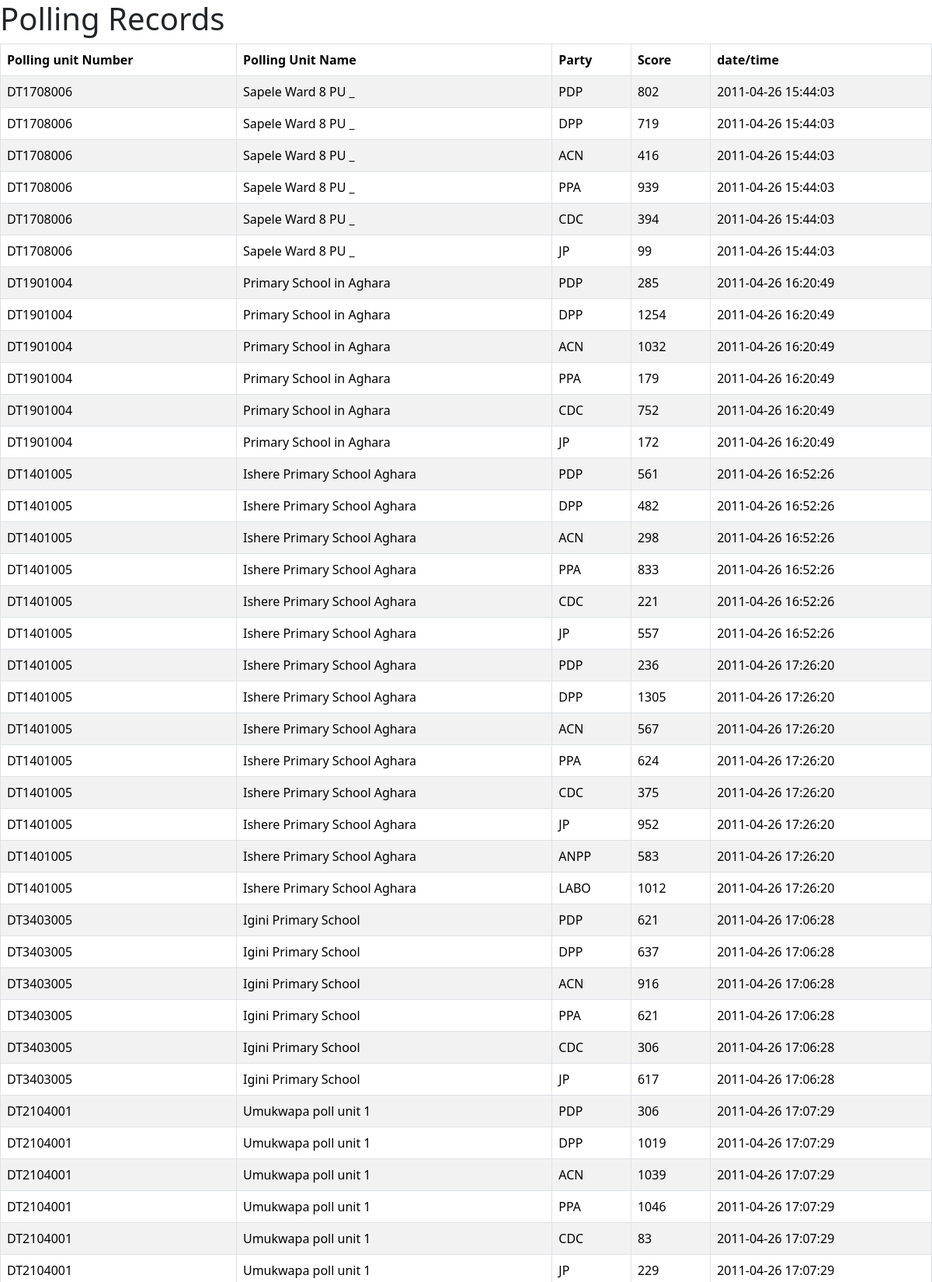
The page /q1 (upper part) on the database its author committed.
### main.py (models this page shows)
class PollingUnit(db.Model):
    __tablename__ = "polling_unit"
    uniqueid: Mapped[int] = mapped_column(Integer, primary_key=True)
    polling_unit_id: Mapped[int] = mapped_column(Integer, unique=True)
    ward_id: Mapped[int] = mapped_column(Integer, nullable=False)
    lga_id: Mapped[int] = mapped_column(Integer, nullable=False)
    uniquewardid: Mapped[int] = mapped_column(Integer, nullable=True)
    polling_unit_number: Mapped[str] = mapped_column(String, nullable=True)
    polling_unit_name: Mapped[str] = mapped_column(String, nullable=True)
    polling_unit_description: Mapped[str] = mapped_column(String, nullable=True)
    lat: Mapped[str] = mapped_column(String, nullable=True)
    long: Mapped[str] = mapped_column(String, nullable=True)
    entered_by_user: Mapped[str] = mapped_column(String, nullable=True)
    date_entered: Mapped[str] = mapped_column(String, nullable=True)
    user_ip_address: Mapped[str] = mapped_column(String, nullable=True)

class AnnouncedPuResult(db.Model):
    __tablename__ = "announced_pu_results"
    result_id: Mapped[int] = mapped_column(Integer, primary_key=True)
    polling_unit_uniqueid: Mapped[str] = mapped_column(String, nullable=False)
    party_abbreviation: Mapped[str] = mapped_column(String, nullable=False)
    party_score: Mapped[int] = mapped_column(Integer, nullable=False)
    entered_by_user: Mapped[str] = mapped_column(String, nullable=False)
    date_entered: Mapped[str] = mapped_column(String, nullable=False)
    user_ip_address: Mapped[str] = mapped_column(String, nullable=False)

### main.py (the view)
@app.route("/q1")
def q1():
    announced_pu = db.session.execute(db.select(AnnouncedPuResult)).scalars().all()
    available_pu = []
    for record in announced_pu:
        if int(record.polling_unit_uniqueid) not in available_pu:
            available_pu.append(int(record.polling_unit_uniqueid))
    available_pu.sort()
    print(available_pu)
    total_poll_rec = []
    for pu in available_pu:
        poll_unit = db.one_or_404(db.select(PollingUnit).filter_by(uniqueid=str(pu)))
        poll_unit_record = []
        for record in announced_pu:
            if record.polling_unit_uniqueid == str(pu):
                new_info = {"pu_num": poll_unit.polling_unit_number,
                            "pu_name": poll_unit.polling_unit_name,
                            "party": record.party_abbreviation,
                            "score":record.party_score,
                            "time":record.date_entered}
                poll_unit_record.append(new_info)
        total_poll_rec.append(poll_unit_record)
    print(total_poll_rec)
    return render_template("q1.html", total_poll_rec=total_poll_rec)

### templates/q1.html (shortened to what this page needs)
<!DOCTYPE html>
<html lang="en">
<head>
    <link href="https://cdn.jsdelivr.net/npm/bootstrap@5.3.3/dist/css/bootstrap.min.css" rel="stylesheet">
</head>
<body>
<h1>Polling Records</h1>
<table class="table table-striped table-bordered">
  <thead>
    <tr>
      <th scope="col">Polling unit Number</th>
      <th scope="col">Polling Unit Name</th>
      <th scope="col">Party</th>
      <th scope="col">Score</th>
      <th scope="col">date/time</th>
    </tr>
  </thead>
  <tbody>
  {% for pol_rec in total_poll_rec: %}
  {% for record in pol_rec: %}
    <tr>
      <td>{{record["pu_num"]}}</td>
      <td>{{record["pu_name"]}}</td>
      <td>{{record["party"]}}</td>
      <td>{{record["score"]}}</td>
      <td>{{record["time"]}}</td>
    </tr>
   {% endfor %}
   {% endfor %}
  </tbody>
</table>
</body>
</html>

### rows shown on the page
PollingUnit: pu_num "DT1708006" "DT1708006" "DT1708006" "DT1708006" "DT1708006" "DT1708006", pu_name "Sapele Ward 8 PU _" "Sapele Ward 8 PU _" "Sapele Ward 8 PU _" "Sapele Ward 8 PU _" "Sapele Ward 8 PU _" "Sapele Ward 8 PU _"
AnnouncedPuResult: party "PDP", score "802", time "2011-04-26 15:44:03"
AnnouncedPuResult: party "DPP", score "719", time "2011-04-26 15:44:03"
AnnouncedPuResult: party "ACN", score "416", time "2011-04-26 15:44:03"
AnnouncedPuResult: party "PPA", score "939", time "2011-04-26 15:44:03"
AnnouncedPuResult: party "CDC", score "394", time "2011-04-26 15:44:03"
AnnouncedPuResult: party "JP", time "2011-04-26 15:44:03"
PollingUnit: pu_num "DT1901004" "DT1901004" "DT1901004" "DT1901004" "DT1901004" "DT1901004", pu_name "Primary School in Aghara" "Primary School in Aghara" "Primary School in Aghara" "Primary School in Aghara" "Primary School in Aghara" "Primary School in Aghara"
AnnouncedPuResult: party "PDP", score "285", time "2011-04-26 16:20:49"
AnnouncedPuResult: party "DPP", score "1254", time "2011-04-26 16:20:49"
AnnouncedPuResult: party "ACN", score "1032", time "2011-04-26 16:20:49"
AnnouncedPuResult: party "PPA", time "2011-04-26 16:20:49"
AnnouncedPuResult: party "CDC", score "752", time "2011-04-26 16:20:49"
AnnouncedPuResult: party "JP", time "2011-04-26 16:20:49"
PollingUnit: pu_num "DT1401005" "DT1401005" "DT1401005" "DT1401005" "DT1401005" "DT1401005" "DT1401005" "DT1401005" "DT1401005" "DT1401005" "DT1401005" "DT1401005" "DT1401005" "DT1401005", pu_name "Ishere Primary School Aghara" "Ishere Primary School Aghara" "Ishere Primary School Aghara" "Ishere Primary School Aghara" "Ishere Primary School Aghara" "Ishere Primary School Aghara" "Ishere Primary School Aghara" "Ishere Primary School Aghara" "Ishere Primary School Aghara" "Ishere Primary School Aghara" "Ishere Primary School Aghara" "Ishere Primary School Aghara" "Ishere Primary School Aghara" "Ishere Primary School Aghara"
AnnouncedPuResult: party "PDP", score "561", time "2011-04-26 16:52:26"
AnnouncedPuResult: party "DPP", score "482", time "2011-04-26 16:52:26"
AnnouncedPuResult: party "ACN", score "298", time "2011-04-26 16:52:26"
AnnouncedPuResult: party "PPA", score "833", time "2011-04-26 16:52:26"
AnnouncedPuResult: party "CDC", time "2011-04-26 16:52:26"
AnnouncedPuResult: party "JP", score "557", time "2011-04-26 16:52:26"
AnnouncedPuResult: party "PDP", time "2011-04-26 17:26:20"
AnnouncedPuResult: party "DPP", score "1305", time "2011-04-26 17:26:20"
AnnouncedPuResult: party "ACN", score "567", time "2011-04-26 17:26:20"
AnnouncedPuResult: party "PPA", score "624", time "2011-04-26 17:26:20"
AnnouncedPuResult: party "CDC", score "375", time "2011-04-26 17:26:20"
AnnouncedPuResult: party "JP", score "952", time "2011-04-26 17:26:20"
AnnouncedPuResult: party "ANPP", score "583", time "2011-04-26 17:26:20"
AnnouncedPuResult: party "LABO", score "1012", time "2011-04-26 17:26:20"
PollingUnit: pu_num "DT3403005" "DT3403005" "DT3403005" "DT3403005" "DT3403005" "DT3403005", pu_name "Igini Primary School" "Igini Primary School" "Igini Primary School" "Igini Primary School" "Igini Primary School" "Igini Primary School"
AnnouncedPuResult: party "PDP", score "621", time "2011-04-26 17:06:28"
AnnouncedPuResult: party "DPP", score "637", time "2011-04-26 17:06:28"
AnnouncedPuResult: party "ACN", score "916", time "2011-04-26 17:06:28"
AnnouncedPuResult: party "PPA", score "621", time "2011-04-26 17:06:28"
AnnouncedPuResult: party "CDC", score "306", time "2011-04-26 17:06:28"
AnnouncedPuResult: party "JP", score "617", time "2011-04-26 17:06:28"
PollingUnit: pu_num "DT2104001" "DT2104001" "DT2104001" "DT2104001" "DT2104001" "DT2104001", pu_name "Umukwapa poll unit 1" "Umukwapa poll unit 1" "Umukwapa poll unit 1" "Umukwapa poll unit 1" "Umukwapa poll unit 1" "Umukwapa poll unit 1"
AnnouncedPuResult: party "PDP", score "306", time "2011-04-26 17:07:29"
AnnouncedPuResult: party "DPP", score "1019", time "2011-04-26 17:07:29"
AnnouncedPuResult: party "ACN", score "1039", time "2011-04-26 17:07:29"
AnnouncedPuResult: party "PPA", score "1046", time "2011-04-26 17:07:29"
AnnouncedPuResult: party "CDC", time "2011-04-26 17:07:29"
AnnouncedPuResult: party "JP", time "2011-04-26 17:07:29"

### other values the page prints
{{ record["score"] }} "99" "179" "172" "221" "236" "83" "229"
